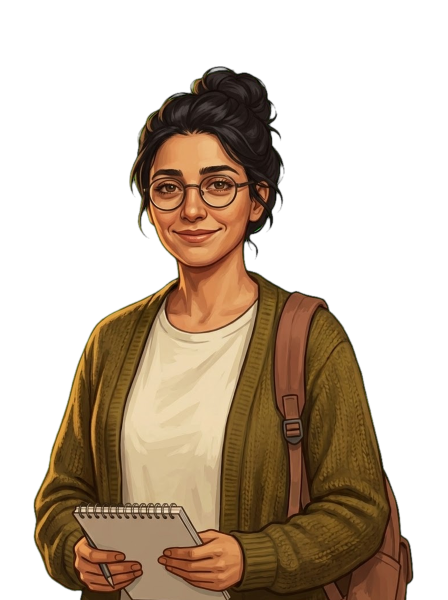
#> input picture assets/patient_student.png, 896 x 1200 px (shown at 1/2 size)
$ python -i prep-patient.py   (imports and definitions only)
#> lines starting #> are read from the running program, lines starting #| are printed output that depends on the picture; after the words box and inside, x2 and y2 are one past the last pixel; in counts of white or black regions, pixels touching at a corner belong together
#> further down, picture is the input picture: PIL image 896x1200 RGBA; mean R, G, B, A 58.7, 43.2, 26.8, 115
#!/usr/bin/env python3
"""
Gemini'den gelen müşteri görselini oyunun hasta PNG'si kalıbına sokar.

    python3 tools/prep-patient.py girdi.png student          # → assets/patient_student.png
    python3 tools/prep-patient.py girdi.png student --onizle  # + shots/prep-student.png (koyu zemin üstünde)

Gemini gerçek saydam PNG veremiyor; komutta DÜZ YEŞİL (#00FF00) zemin istenir, bu araç:
  1. zemini köşelerden ölçer, renk uzaklığına göre alfa çıkarır (yumuşak kenar),
  2. saçtaki/kenardaki yeşil taşmayı temizler (despill),
  3. karakteri kırpar ve mevcut hastalarla AYNI kalıba oturtur: 896×1200, alt kenar resmin
     dibinde (tezgah onu göğüs/bel hizasından keser), başın tepesi üstten ~%11, yatayda ortalı.
"""
import argparse, os, sys
import numpy as np
from PIL import Image, ImageFilter

ROOT = os.path.join(os.path.dirname(os.path.abspath(__file__)), "..")
W, H = 896, 1200
TOP_MARGIN = 0.11          # başın üstündeki boşluk (mevcut hastalar %7–17)
KEEP = 0.80                # Gemini karakteri kalçanın altına kadar çiziyor; üstten bu kadarı tutulur
                           # → baş/omuz ölçeği mevcut hastalarla eşleşir (--kes ile değişir)


def key_out(img):
    a = np.asarray(img.convert("RGB")).astype(np.float32)
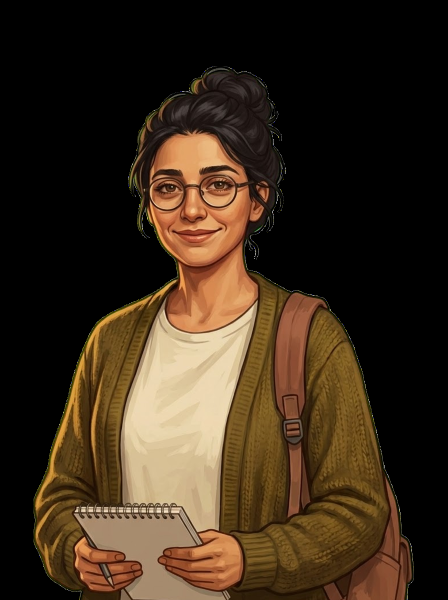
#> a: shape (1200, 896, 3) float32 (shown at 1/2 size); mean R, G, B 58.7, 43.2, 26.8
    h, w, _ = a.shape
#> h = 1200; w = 896
    k = max(4, min(h, w) // 40)
#> k = 22
    corners = np.concatenate([a[:k, :k].reshape(-1, 3), a[:k, -k:].reshape(-1, 3),
                              a[-k:, :k].reshape(-1, 3), a[-k:, -k:].reshape(-1, 3)])
#> corners = 1936 rows, first 8: [0, 0, 0], [0, 0, 0], [0, 0, 0], [0, 0, 0], [0, 0, 0], [0, 0, 0], [0, 0, 0], [0, 0, 0]
    bg = np.median(corners, axis=0)
#> bg = [0, 0, 0]
    d = np.sqrt(((a - bg) ** 2).sum(axis=2))
    lo, hi = 60.0, 130.0                                   # bu aralıkta yumuşak geçiş
    alpha = np.clip((d - lo) / (hi - lo), 0, 1)
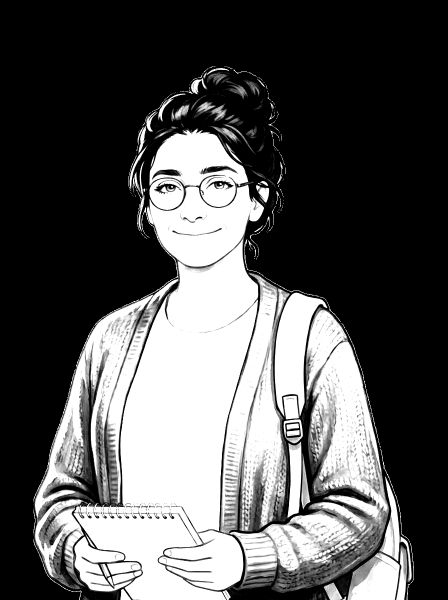
#> alpha: shape (1200, 896) float32 (shown at 1/2 size); min 0, max 1, mean 0.34
    # despill: kenar bölgesinde (yarı saydam + 3 px içerisi) baskın zemin kanalı, diğer iki
    # kanalın en büyüğüne indirilir → saç ve omuz kenarındaki yeşil hale kaybolur
    g_dom = int(np.argmax(bg))                             # zeminin baskın kanalı (yeşilse 1)
#> g_dom = 0
    others = [c for c in range(3) if c != g_dom]
#> others = [1, 2]
    cap = a[..., others].max(axis=2)
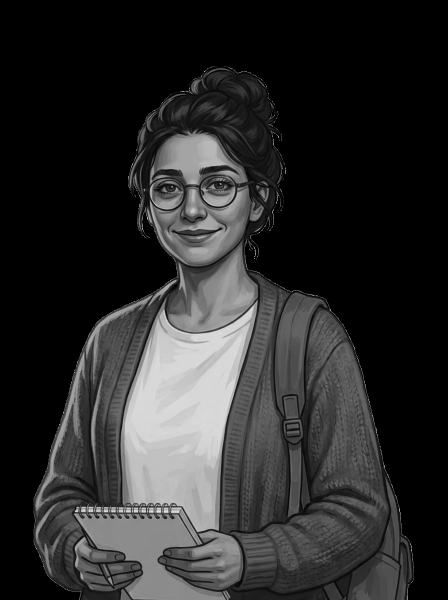
#> cap: shape (1200, 896) float32 (shown at 1/2 size); min 0, max 255, mean 43.2
    edge = Image.fromarray(((alpha < 0.995) * 255).astype(np.uint8)).filter(ImageFilter.MaxFilter(7))
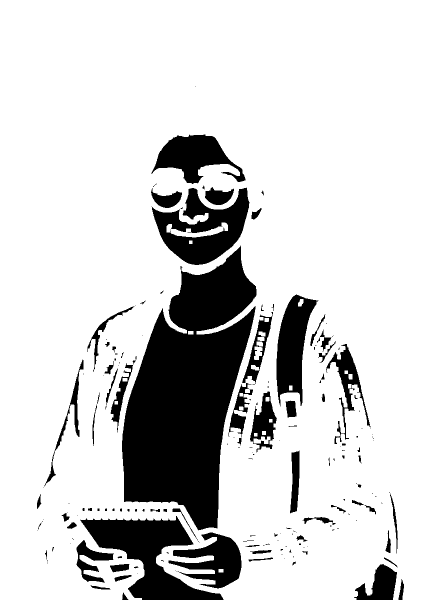
#> edge: PIL image 896x1200 L (shown at 1/2 size); 82.8% white; 180 black regions (98 under 20 px), largest, box (x1, y1, x2, y2) and area: (244, 491, 513, 1061) 89696, (160, 1032, 447, 1200) 19638, (303, 375, 499, 530) 15209
    edge = np.asarray(edge) > 0
    a[..., g_dom] = np.where(edge, np.minimum(a[..., g_dom], cap), a[..., g_dom])
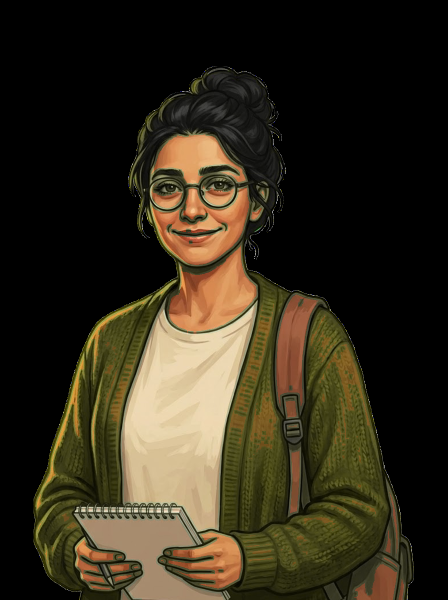
#> a: shape (1200, 896, 3) float32 (shown at 1/2 size); mean R, G, B 50.6, 43.2, 26.8
    al = Image.fromarray((alpha * 255).astype(np.uint8)).filter(ImageFilter.MinFilter(3)).filter(ImageFilter.GaussianBlur(0.7))
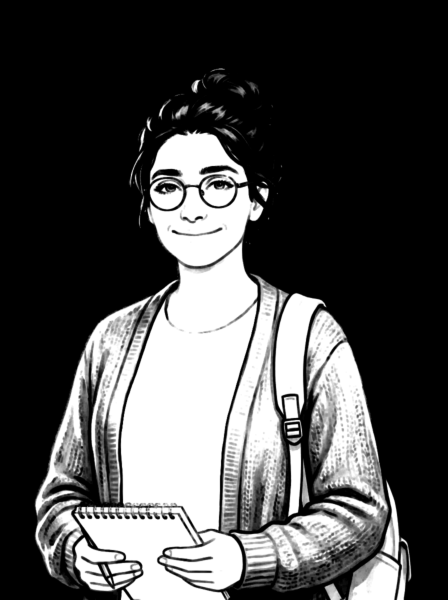
#> al: PIL image 896x1200 L (shown at 1/2 size); min 0, max 255, mean 76.7
    out = Image.fromarray(np.clip(a, 0, 255).astype(np.uint8)).convert("RGBA")
    out.putalpha(al)
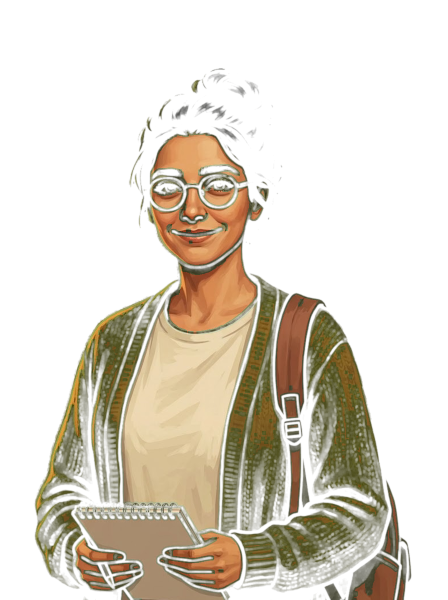
#> out: PIL image 896x1200 RGBA (shown at 1/2 size); mean R, G, B, A 50.6, 43.2, 26.8, 76.7; transparent parts drawn white
    return out, bg


def fit(img):
    al = np.asarray(img)[..., 3]
    ys, xs = np.where(al > 24)
    if len(xs) == 0:
        sys.exit("karakter bulunamadı (zemin anahtarlanamadı?)")
    y0, y1 = ys.min(), ys.max() + 1
    y1 = y0 + int((y1 - y0) * KEEP)                        # alttan kes: bel/kalça hizası (mevcutlarla aynı ölçek)
    sub = al[y0:y1]; xs2 = np.where(sub.max(axis=0) > 24)[0]
    crop = img.crop((xs2.min(), y0, xs2.max() + 1, y1))
    cw, ch = crop.size
    # Ölçek BOYDAN gelir (tüm hastalarda baş aynı yükseklikte). Kolları/eşyası geniş olan karakter
    # tuvale sığmazsa yanlardan kırpılır (mevcut worker/lady de kenara dayalı) — küçültülmez,
    # yoksa baş tezgaha gömülüyordu (kurye: baş üstü 312 px'e inmişti).
    s = (H * (1 - TOP_MARGIN)) / ch
    crop = crop.resize((max(1, round(cw * s)), max(1, round(ch * s))), Image.LANCZOS)
    if crop.width > W:
        ox = (crop.width - W) // 2
        crop = crop.crop((ox, 0, ox + W, crop.height))
    canvas = Image.new("RGBA", (W, H), (0, 0, 0, 0))
    canvas.alpha_composite(crop, ((W - crop.width) // 2, H - crop.height))
    return canvas


# [19 lines not run here, left out]

>>> from PIL import Image
>>> picture = Image.open('../assets/patient_student.png')
>>> result = key_out(picture)
